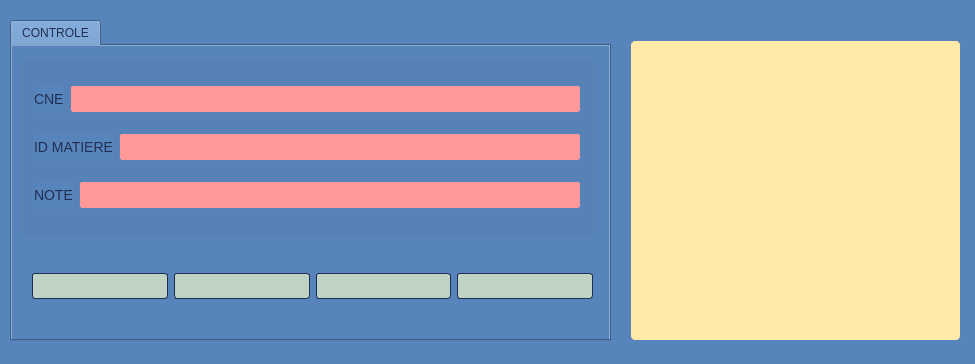
<?xml version="1.0" encoding="UTF-8"?>
<ui version="4.0">
 <class>Note_Abs</class>
 <widget class="QDialog" name="Note_Abs">
  <property name="geometry">
   <rect>
    <x>0</x>
    <y>0</y>
    <width>975</width>
    <height>364</height>
   </rect>
  </property>
  <property name="windowTitle">
   <string>GESTION DES NOTES</string>
  </property>
  <property name="styleSheet">
   <string>
                QDialog {
                    background-color: #5784BA;
                    color: #212E53;
                }
                QLabel {
                    color: #212E53;
                    font-size: 14px;
                }
                QWidget {
                    background-color: #5784BA;
                    color: #212E53;
                }
                QLineEdit {
                    background-color: #ff9999;
                    color: #212E53;
                    border: 1px solid #5784BA;
                    border-radius: 3px;
                    padding: 5px;
                }
                QPushButton {
                    background-color: #BED3C3;
                    color: #212E53;
                    border: 1px solid #212E53;
                    border-radius: 3px;
                    padding: 5px;
                }
                QPushButton:hover {
                    background-color: #BED3C3;
                }
                QPushButton:pressed {
                    background-color: #212E53;
                }
                QTableView {
                    background-color: #ffeaa7;
                    color: #212E53;
                    border: 1px solid #5784BA;
                    border-radius: 5px;
                }
            </string>
  </property>
  <widget class="QTabWidget" name="tabWidget">
   <property name="geometry">
    <rect>
     <x>10</x>
     <y>20</y>
     <width>601</width>
     <height>321</height>
    </rect>
   </property>
   <property name="currentIndex">
    <number>0</number>
   </property>
   <widget class="QWidget" name="tab_2">
    <attribute name="title">
     <string>CONTROLE</string>
    </attribute>
    <widget class="QGroupBox" name="groupBox_4">
     <property name="geometry">
      <rect>
       <x>10</x>
       <y>10</y>
       <width>571</width>
       <height>181</height>
      </rect>
     </property>
     <layout class="QVBoxLayout" name="verticalLayout_4">
      <item>
       <layout class="QHBoxLayout" name="horizontalLayout_16">
        <item>
         <widget class="QLabel" name="label_13">
          <property name="text">
           <string>CNE</string>
          </property>
         </widget>
        </item>
        <item>
         <widget class="QLineEdit" name="texte_CNE_Note">
          <property name="inputMask">
           <string/>
          </property>
          <property name="text">
           <string/>
          </property>
         </widget>
        </item>
       </layout>
      </item>
      <item>
       <layout class="QHBoxLayout" name="horizontalLayout_17">
        <item>
         <widget class="QLabel" name="label_14">
          <property name="text">
           <string>ID MATIERE</string>
          </property>
         </widget>
        </item>
        <item>
         <widget class="QLineEdit" name="texte_Id_Note"/>
        </item>
       </layout>
      </item>
      <item>
       <layout class="QHBoxLayout" name="horizontalLayout_18">
        <item>
         <widget class="QLabel" name="label_15">
          <property name="text">
           <string>NOTE</string>
          </property>
         </widget>
        </item>
        <item>
         <widget class="QLineEdit" name="texte_Note"/>
        </item>
       </layout>
      </item>
     </layout>
    </widget>
    <widget class="QWidget" name="horizontalLayoutWidget_4">
     <property name="geometry">
      <rect>
       <x>20</x>
       <y>200</y>
       <width>561</width>
       <height>81</height>
      </rect>
     </property>
     <layout class="QHBoxLayout" name="horizontalLayout_20">
      <item>
       <widget class="QPushButton" name="pushButton_modifier_4">
        <property name="icon">
         <iconset>
          <normaloff>.</normaloff>.</iconset>
        </property>
       </widget>
      </item>
      <item>
       <widget class="QPushButton" name="pushButton_ajouter_4">
        <property name="icon">
         <iconset>
          <normaloff>.</normaloff>.</iconset>
        </property>
       </widget>
      </item>
      <item>
       <widget class="QPushButton" name="pushButton_supprimer_4">
        <property name="icon">
         <iconset>
          <normaloff>.</normaloff>.</iconset>
        </property>
       </widget>
      </item>
      <item>
       <widget class="QPushButton" name="pushButton_afficher_4">
        <property name="icon">
         <iconset>
          <normaloff>.</normaloff>.</iconset>
        </property>
       </widget>
      </item>
     </layout>
    </widget>
   </widget>
  </widget>
  <widget class="QTableView" name="tableView">
   <property name="geometry">
    <rect>
     <x>630</x>
     <y>40</y>
     <width>331</width>
     <height>301</height>
    </rect>
   </property>
  </widget>
 </widget>
 <resources/>
 <connections/>
</ui>
